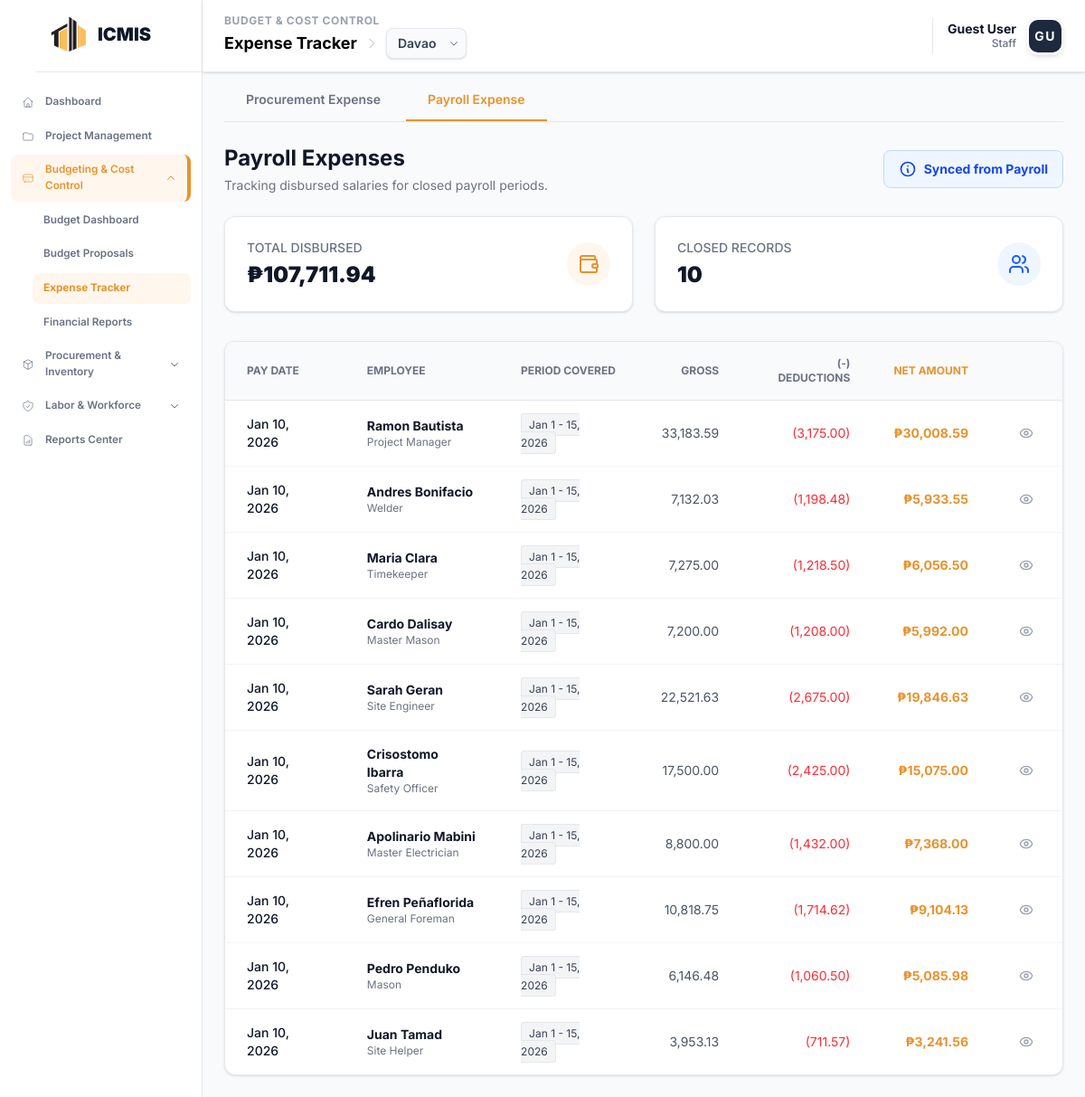
Screenshot of /modules/budget/payroll_expenses.php with the database file from the repository.
### tables this page shows
CREATE TABLE `workforce_payroll` (
  `payroll_id` int NOT NULL,
  `employee_id` int NOT NULL,
  `period_id` int NOT NULL,
  `hours_worked` decimal(5,2) DEFAULT NULL,
  `gross_pay` decimal(10,2) DEFAULT NULL,
  `net_pay` decimal(10,2) DEFAULT NULL,
  `status` enum('Calculated','Approved','Processed') DEFAULT 'Calculated'
);

CREATE TABLE `workforce_payroll_periods` (
  `period_id` int NOT NULL,
  `start_date` date NOT NULL,
  `end_date` date NOT NULL,
  `pay_date` date DEFAULT NULL,
  `status` enum('Open','Closed','Processing') DEFAULT 'Open',
  `processed_by` int DEFAULT NULL COMMENT 'Employee ID of the person who processed this',
  `created_at` timestamp NULL DEFAULT CURRENT_TIMESTAMP
);

CREATE TABLE `workforce_job_titles` (
  `job_title_id` int NOT NULL,
  `title_name` varchar(100) NOT NULL,
  `department` varchar(50) DEFAULT NULL,
  `description` text,
  `default_daily_rate` decimal(10,2) DEFAULT NULL,
  `default_monthly_salary` decimal(15,2) DEFAULT NULL,
  `is_active` tinyint(1) DEFAULT '1',
  `created_at` timestamp NULL DEFAULT CURRENT_TIMESTAMP,
  `updated_at` timestamp NULL DEFAULT CURRENT_TIMESTAMP ON UPDATE CURRENT_TIMESTAMP
);

### modules/budget/project_context.php (called while the page is built, shortened)
<?php
function getProjectContext($conn) {
    $sql = "SELECT project_id FROM icmis_projects ORDER BY project_id DESC LIMIT 1";
    $result = $conn->query($sql);
    if ($result && $result->num_rows > 0) {
        $row = $result->fetch_assoc();
        $project_id = intval($row['project_id']);
        return $project_id;
    }
    return 0;
}
?>

### modules/budget/payroll_expenses.php (the view, shortened to what this page needs)
<?php
  include __DIR__ . '/project_context.php';
  $conn = function_exists('getBudgetConnection') ? getBudgetConnection() : new mysqli(DB_HOST, DB_USER, DB_PASS, DB_NAME);
  $selected_project_id = function_exists('getProjectContext') ? getProjectContext($conn) : (isset($_SESSION['selected_project_id']) ? $_SESSION['selected_project_id'] : 0);
  $expenses = [];
  $total_payroll_expense = 0;
  if ($selected_project_id > 0) {
      $sql = "SELECT
                  wp.payroll_id,
                  wp.net_pay as amount, -- Expense is the Net Pay disbursed
                  wp.gross_pay,
                  (wp.gross_pay - wp.net_pay) as deductions,
                  wpp.pay_date as expense_date,
                  wpp.start_date,
                  wpp.end_date,
                  CONCAT(e.first_name, ' ', e.last_name) as employee_name,
                  jt.title_name as role,
                  pp.phase_name
              FROM workforce_payroll wp
              JOIN workforce_payroll_periods wpp ON wp.period_id = wpp.period_id
              JOIN workforce_employees e ON wp.employee_id = e.employee_id
              -- Join Assignments to link Employee to Project/Phase for this context
              JOIN workforce_assignments wa ON e.employee_id = wa.employee_id
              LEFT JOIN workforce_job_titles jt ON e.job_title_id = jt.job_title_id
              LEFT JOIN icmis_project_phases pp ON wa.phase_id = pp.phase_id
              WHERE wpp.status = 'Closed'
              AND wa.project_id = ?
              AND wa.status = 'Active' -- Ensure we get their active assignment for the project
              ORDER BY wpp.pay_date DESC, e.last_name ASC";
      $stmt = $conn->prepare($sql);
      $stmt->bind_param("i", $selected_project_id);
      $stmt->execute();
      $result = $stmt->get_result();
      while ($row = $result->fetch_assoc()) {
          $expenses[] = $row;
          $total_payroll_expense += $row['amount'];
      }
  }
?>
<!DOCTYPE html>
<html lang="en">
<head>
  <?php include __DIR__ . '/../../includes/head_assetsv2.php'; ?>
</head>
<body class="bg-gray-50">
  <?php
    include __DIR__ . '/../../includes/sidebar.php';
    include __DIR__ . '/../../includes/header.php';
  ?>
  <main class="ml-56 mt-16 p-6 transition-all duration-300 animate-fade-in">
    <div class="max-w-7xl mx-auto">
      <div class="flex items-center gap-1 mb-6 border-b border-gray-200">
        <button onclick="window.location.href='expenses.php'" id="tab-employees" class="tab-btn px-6 py-3 text-sm font-semibold border-b-2 border-transparent text-gray-500 hover:text-gray-700 transition-colors">
              Procurement Expense
        </button>
        <button onclick="window.location.href='payroll_expenses.php'" id="tab-groups" class="tab-btn px-6 py-3 text-sm font-semibold border-b-2 border-[#e9922c] text-[#e9922c] transition-colors">
              Payroll Expense
        </button>
        </div>
      </div>
      <div class="flex items-center justify-between mb-6">
        <div>
          <h1 class="text-2xl text-gray-900 font-bold">Payroll Expenses</h1>
          <p class="text-sm text-gray-500 mt-1">Tracking disbursed salaries for closed payroll periods.</p>
        </div>
        <div class="flex items-center gap-2 bg-blue-50 text-blue-700 px-4 py-2.5 rounded-lg border border-blue-200">
          <svg class="w-5 h-5" fill="none" stroke="currentColor" viewBox="0 0 24 24">
            <path stroke-linecap="round" stroke-linejoin="round" stroke-width="2" d="M13 16h-1v-4h-1m1-4h.01M21 12a9 9 0 11-18 0 9 9 0 0118 0z" />
          </svg>
          <span class="text-sm font-bold">Synced from Payroll</span>
        </div>
      </div>
      <div class="grid grid-cols-1 md:grid-cols-2 gap-6 mb-8">
          <div class="bg-white p-6 rounded-xl border border-gray-200 shadow-sm flex items-center justify-between">
              <div>
                  <p class="text-sm font-medium text-gray-500 uppercase">Total Disbursed</p>
                  <p class="text-2xl font-black text-gray-900 mt-1">₱<?= number_format($total_payroll_expense, 2) ?></p>
              </div>
              <div class="p-3 bg-orange-50 rounded-full">
                  <i data-lucide="wallet" class="w-6 h-6 text-[#e9922c]"></i>
              </div>
          </div>
          <div class="bg-white p-6 rounded-xl border border-gray-200 shadow-sm flex items-center justify-between">
              <div>
                  <p class="text-sm font-medium text-gray-500 uppercase">Closed Records</p>
                  <p class="text-2xl font-black text-gray-900 mt-1"><?= count($expenses) ?></p>
              </div>
              <div class="p-3 bg-blue-50 rounded-full">
                  <i data-lucide="users" class="w-6 h-6 text-blue-600"></i>
              </div>
          </div>
      </div>
      <?php if (empty($expenses)): ?>
        <div class="bg-white rounded-xl border border-gray-200 shadow-sm p-12 text-center h-94 flex flex-col items-center justify-center">
            <div class="mx-auto w-16 h-16 bg-gray-100 rounded-full flex items-center justify-center mb-4">
                <i data-lucide="folder-open" class="w-8 h-8 text-gray-400"></i>
            </div>
            <h3 class="text-lg font-bold text-gray-900">No Closed Payrolls Found</h3>
            <p class="text-gray-500 mt-1">Select a project or ensure payroll periods are finalized in the Workforce module.</p>
        </div>
      <?php else: ?>
        <div class="bg-white border border-gray-200 rounded-xl shadow-sm overflow-hidden">
            <div class="overflow-x-auto">
                <table class="w-full text-left border-collapse">
                    <thead class="bg-gray-50 border-b border-gray-200">
                        <tr>
                            <th class="px-6 py-4 text-xs font-bold text-gray-500 uppercase">Pay Date</th>
                            <th class="px-6 py-4 text-xs font-bold text-gray-500 uppercase">Employee</th>
                            <th class="px-6 py-4 text-xs font-bold text-gray-500 uppercase">Period Covered</th>
                            <th class="px-6 py-4 text-xs font-bold text-gray-500 uppercase text-right">Gross</th>
                            <th class="px-6 py-4 text-xs font-bold text-gray-500 uppercase text-right">(-) Deductions</th>
                            <th class="px-6 py-4 text-xs font-bold text-[#e9922c] uppercase text-right">Net Amount</th>
                            <th class="px-6 py-4 text-center w-20"></th>
                        </tr>
                    </thead>
                    <tbody class="divide-y divide-gray-100">
                        <?php foreach($expenses as $exp):
                            $period_label = date('M j', strtotime($exp['start_date'])) . ' - ' . date('j, Y', strtotime($exp['end_date']));
                        ?>
                        <tr class="hover:bg-orange-50/30 transition-colors group">
                            <td class="px-6 py-4 text-sm text-gray-900 font-medium">
                                <?= date('M d, Y', strtotime($exp['expense_date'])) ?>
                            </td>
                            <td class="px-6 py-4">
                                <p class="text-sm font-bold text-gray-900"><?= htmlspecialchars($exp['employee_name']) ?></p>
                                <p class="text-xs text-gray-500"><?= htmlspecialchars($exp['role']) ?></p>
                            </td>
                            <td class="px-6 py-4 text-sm text-gray-600">
                                <span class="bg-gray-100 text-gray-700 px-2 py-1 rounded text-xs border border-gray-200">
                                    <?= $period_label ?>
                                </span>
                            </td>
                            <td class="px-6 py-4 text-sm text-right font-mono text-gray-600">
                                <?= number_format($exp['gross_pay'], 2) ?>
                            </td>
                            <td class="px-6 py-4 text-sm text-right font-mono text-red-500">
                                (<?= number_format($exp['deductions'], 2) ?>)
                            </td>
                            <td class="px-6 py-4 text-sm text-right font-mono font-bold text-[#e9922c]">
                                ₱<?= number_format($exp['amount'], 2) ?>
                            </td>
                            <td class="px-6 py-4 text-center">
                                <button onclick="PayrollExpenses.viewDetails(<?= $exp['payroll_id'] ?>)"
                                        class="p-2 text-gray-400 hover:text-[#e9922c] hover:bg-orange-50 rounded-lg transition-all"
                                        title="View Breakdown">
                                    <i data-lucide="eye" class="w-4 h-4"></i>
                                </button>
                            </td>
                        </tr>
                        <?php endforeach; ?>
                    </tbody>
                </table>
            </div>
        </div>
      <?php endif; ?>
  </main>
</body>
</html>

### includes/head_assetsv2.php (style rules this page uses)
:root { --font-sans: "Inter", "Montserrat", "Poppins", ui-sans-serif, system-ui; --color-primary: #e9922c; --color-primary-hover: #d17f1f; --color-primary-light: #fff7ed; --color-navy-dark: #1e293b; --color-navy-light: #334155; --animate-slide-in: slideIn 0.4s cubic-bezier(0.16, 1, 0.3, 1) forwards; --animate-slide-out: slideOut 0.4s cubic-bezier(0.16, 1, 0.3, 1) forwards; --animate-fade-in: fadeIn 0.2s ease-out forwards; }
.animate-fade-in { animation: var(--animate-fade-in); }
.transition-all { transition-property: all; transition-timing-function: ease; }
.duration-300 { transition-duration: 0.3s; }
* { font-family: 'Inter', sans-serif; }

### rows the page displays
workforce_payroll: period.pay_date "Jan 10, 2026", employee_name "Ramon Bautista", workforce_job_titles.title_name "Project Manager", period.end_date "Jan 1 - 15, 2026", gross_pay "33,183.59", deductions "3,175.00", net_pay "30,008.59"
workforce_payroll: period.pay_date "Jan 10, 2026", employee_name "Andres Bonifacio", workforce_job_titles.title_name "Welder", period.end_date "Jan 1 - 15, 2026", gross_pay "7,132.03", deductions "1,198.48", net_pay "5,933.55"
workforce_payroll: period.pay_date "Jan 10, 2026", employee_name "Maria Clara", workforce_job_titles.title_name "Timekeeper", period.end_date "Jan 1 - 15, 2026", gross_pay "7,275.00", deductions "1,218.50", net_pay "6,056.50"
workforce_payroll: period.pay_date "Jan 10, 2026", employee_name "Cardo Dalisay", workforce_job_titles.title_name "Master Mason", period.end_date "Jan 1 - 15, 2026", gross_pay "7,200.00", deductions "1,208.00", net_pay "5,992.00"
workforce_payroll: period.pay_date "Jan 10, 2026", employee_name "Sarah Geran", workforce_job_titles.title_name "Site Engineer", period.end_date "Jan 1 - 15, 2026", gross_pay "22,521.63", deductions "2,675.00", net_pay "19,846.63"
workforce_payroll: period.pay_date "Jan 10, 2026", employee_name "Crisostomo Ibarra", workforce_job_titles.title_name "Safety Officer", period.end_date "Jan 1 - 15, 2026", gross_pay "17,500.00", deductions "2,425.00", net_pay "15,075.00"
workforce_payroll: period.pay_date "Jan 10, 2026", employee_name "Apolinario Mabini", workforce_job_titles.title_name "Master Electrician", period.end_date "Jan 1 - 15, 2026", gross_pay "8,800.00", deductions "1,432.00", net_pay "7,368.00"
workforce_payroll: period.pay_date "Jan 10, 2026", employee_name "Efren Peñaflorida", workforce_job_titles.title_name "General Foreman", period.end_date "Jan 1 - 15, 2026", gross_pay "10,818.75", deductions "1,714.62", net_pay "9,104.13"
workforce_payroll: period.pay_date "Jan 10, 2026", employee_name "Pedro Penduko", workforce_job_titles.title_name "Mason", period.end_date "Jan 1 - 15, 2026", gross_pay "6,146.48", deductions "1,060.50", net_pay "5,085.98"
workforce_payroll: period.pay_date "Jan 10, 2026", employee_name "Juan Tamad", workforce_job_titles.title_name "Site Helper", period.end_date "Jan 1 - 15, 2026", gross_pay "3,953.13", deductions "711.57", net_pay "3,241.56"

### other values shown
$pageSection "BUDGET & COST CONTROL"
$pageTitle "Expense Tracker"
$userName "Guest User"
$userRole "Staff"
$userInitials "GU"
$total_payroll_expense "107,711.94"
count($expenses) "10"
form field value "Davao"
